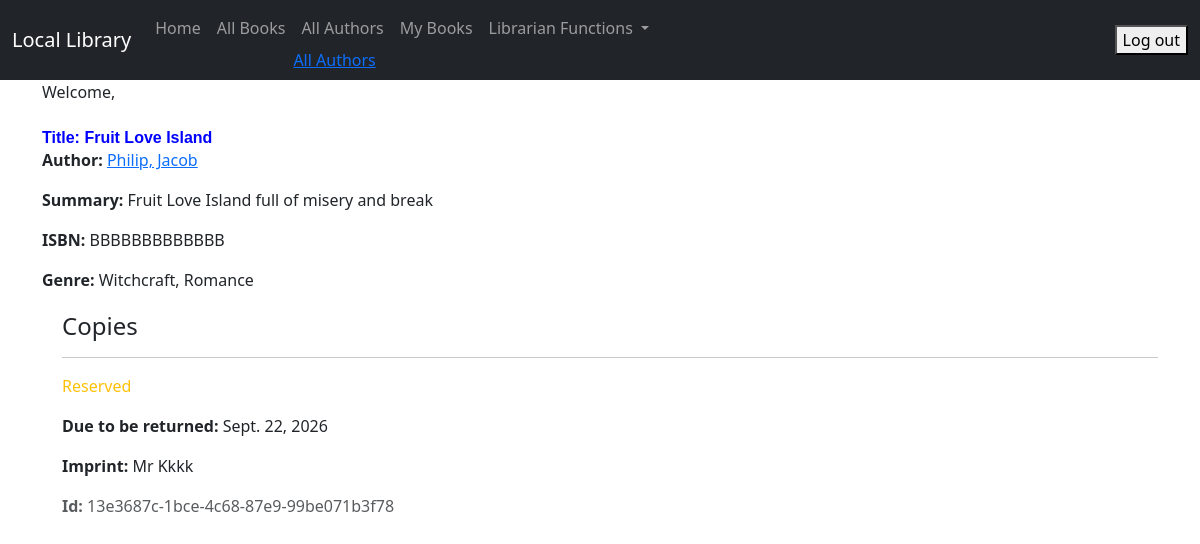
Page /book_detail/2 (signed in) on the committed database.
### catalog/models.py (models this page shows, shortened)
class Book(models.Model):
    title = models.CharField(max_length=200)
    author = models.ForeignKey('Author', on_delete=models.RESTRICT,null=True)
    summary = models.TextField(max_length=1000, help_text='Enter a brief description of the book')
    isbn = models.CharField('ISBN', max_length=13, unique=True,
        help_text='13 Character <a href="https://www.isbn-international.org/content/what-isbn">ISBN number</a>')
    genre = models.ManyToManyField(Genre, help_text='Select a genre for this book')

class Author(models.Model):
    first_name = models.CharField(max_length=100)
    last_name = models.CharField(max_length=100)
    date_of_birth = models.DateField(null=True, blank=True)
    date_of_death = models.DateField('Died', null=True, blank=True)
    author_image = models.ImageField(upload_to='images/', null=True, blank=True)
    class Meta:
        ordering = ['last_name', 'first_name']
    def __str__(self):
        return f'{self.last_name}, {self.first_name}'

class Genre(models.Model):
    name = models.CharField(max_length=200, help_text='Enter a book genre (e.g.Science Fiction)')
    def __str__(self):
        return self.name

class BookInstance(models.Model):
    id = models.UUIDField(primary_key=True, default=uuid.uuid4, help_text='Unique ID for this particular book across whole library')
    book = models.ForeignKey('Book', on_delete=models.RESTRICT, null=True)
    imprint = models.CharField(max_length=200)
    due_back = models.DateField(null=True, blank=True)
    LOAN_STATUS = (
        ('m', 'Maintenance'), ('o', 'On loan'), ('a', 'Available'), ('r', 'Reserved'),
    )
    status = models.CharField(
        max_length=1,
        choices=LOAN_STATUS,
        blank=True,
        default='m',
        help_text='Book availability',
    )
    borrower = models.ForeignKey(User, on_delete=models.SET_NULL, null=True, blank=True)
    class Meta:
        ordering = ['due_back']
    class Meta:
        ordering = ['due_back']

### catalog/views.py (the view)
# urls.py: path('book_detail/<int:pk>', views.BookDetailView.as_view(),
class BookDetailView(LoginRequiredMixin, generic.DetailView):
    model = Book

### catalog/templates/catalog/book_detail.html
{% extends "catalog/base.html" %}
{% block content %}
  <h1>Title: {{ book.title }}</h1>
 <p>
    <strong>Author:</strong>
    <a href="{% url 'author-detail' book.author.pk %}">
        {{ book.author }}
    </a>
</p>
  <p><strong>Summary:</strong> {{ book.summary }}</p>
  <p><strong>ISBN:</strong> {{ book.isbn }}</p>
  <p><strong>Genre:</strong> {{ book.genre.all|join:", " }}</p>
  <div style="margin-left:20px;margin-top:20px">
    <h4>Copies</h4>
    {% for copy in book.bookinstance_set.all %}
      <hr>
      <p class="{% if copy.status == 'a' %}text-success{% elif copy.status == 'm' %}text-danger{% else %}text-warning{% endif %}">
        {{ copy.get_status_display }}
      </p>
      {% if copy.status != 'a' %}
        <p><strong>Due to be returned:</strong> {{ copy.due_back }}</p>
      {% endif %}
      <p><strong>Imprint:</strong> {{ copy.imprint }}</p>
      <p class="text-muted"><strong>Id:</strong> {{ copy.id }}</p>
    {% endfor %}
  </div>
{% endblock %}

### catalog/static/css/my_style.css (style rules this page uses)
h1 { color: blue; font-family: arial, sans-serif; font-size: 16px; font-weight: bold; margin-top: 0px; margin-bottom: 1px; }

### rows in the picture
Book: title "Fruit Love Island", author "Philip, Jacob", summary "Fruit Love Island full of misery and break", isbn "BBBBBBBBBBBBB", genre.all "Witchcraft, Romance"
BookInstance: status "Reserved", due_back "Sept. 22, 2026", imprint "Mr Kkkk", id "13e3687c-1bce-4c68-87e9-99be071b3f78"
